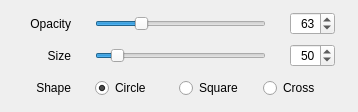
            <widget class="QProfile" name="tabBrushing">
             <property name="toolTip">
              <string>Brushing</string>
             </property>
             <attribute name="title">
              <string>Brushing</string>
             </attribute>
             <layout class="QVBoxLayout" name="verticalLayoutBrushing">
              <property name="spacing">
               <number>9</number>
              </property>
              <property name="topMargin">
               <number>12</number>
              </property>
              <property name="bottomMargin">
               <number>12</number>
              </property>
              <item>
               <widget class="QWidget" name="widgetBrushingOpacity" native="true">
                <property name="minimumSize">
                 <size>
                  <width>0</width>
                  <height>0</height>
                 </size>
                </property>
                <property name="maximumSize">
                 <size>
                  <width>16777215</width>
                  <height>32</height>
                 </size>
                </property>
                <layout class="QGridLayout" name="gridLayoutBrushingOpacity">
                 <property name="leftMargin">
                  <number>0</number>
                 </property>
                 <property name="topMargin">
                  <number>0</number>
                 </property>
                 <property name="rightMargin">
                  <number>12</number>
                 </property>
                 <property name="bottomMargin">
                  <number>0</number>
                 </property>
                 <property name="horizontalSpacing">
                  <number>24</number>
                 </property>
                 <property name="verticalSpacing">
                  <number>0</number>
                 </property>
                 <item row="0" column="0">
                  <widget class="QLabel" name="labelOpacity">
                   <property name="minimumSize">
                    <size>
                     <width>60</width>
                     <height>0</height>
                    </size>
                   </property>
                   <property name="maximumSize">
                    <size>
                     <width>60</width>
                     <height>16777215</height>
                    </size>
                   </property>
                   <property name="text">
                    <string>Opacity</string>
                   </property>
                   <property name="alignment">
                    <set>Qt::AlignRight|Qt::AlignTrailing|Qt::AlignVCenter</set>
                   </property>
                  </widget>
                 </item>
                 <item row="0" column="1">
                  <widget class="QSlider" name="horizontalSliderOpacity">
                   <property name="maximum">
                    <number>255</number>
                   </property>
                   <property name="value">
                    <number>63</number>
                   </property>
                   <property name="orientation">
                    <enum>Qt::Horizontal</enum>
                   </property>
                  </widget>
                 </item>
                 <item row="0" column="2">
                  <widget class="QSpinBox" name="spinBoxOpacity">
                   <property name="minimumSize">
                    <size>
                     <width>45</width>
                     <height>0</height>
                    </size>
                   </property>
                   <property name="maximumSize">
                    <size>
                     <width>45</width>
                     <height>16777215</height>
                    </size>
                   </property>
                   <property name="alignment">
                    <set>Qt::AlignRight|Qt::AlignTrailing|Qt::AlignVCenter</set>
                   </property>
                   <property name="maximum">
                    <number>255</number>
                   </property>
                   <property name="singleStep">
                    <number>10</number>
                   </property>
                   <property name="value">
                    <number>63</number>
                   </property>
                  </widget>
                 </item>
                </layout>
               </widget>
              </item>
              <item>
               <widget class="QWidget" name="widgetBrushingSize" native="true">
                <property name="minimumSize">
                 <size>
                  <width>0</width>
                  <height>0</height>
                 </size>
                </property>
                <property name="maximumSize">
                 <size>
                  <width>16777215</width>
                  <height>32</height>
                 </size>
                </property>
                <layout class="QGridLayout" name="gridLayoutBrushingSize">
                 <property name="leftMargin">
                  <number>0</number>
                 </property>
                 <property name="topMargin">
                  <number>0</number>
                 </property>
                 <property name="rightMargin">
                  <number>12</number>
                 </property>
                 <property name="bottomMargin">
                  <number>0</number>
                 </property>
                 <property name="horizontalSpacing">
                  <number>24</number>
                 </property>
                 <property name="verticalSpacing">
                  <number>0</number>
                 </property>
                 <item row="0" column="0">
                  <widget class="QLabel" name="labelSize">
                   <property name="minimumSize">
                    <size>
                     <width>60</width>
                     <height>0</height>
                    </size>
                   </property>
                   <property name="maximumSize">
                    <size>
                     <width>60</width>
                     <height>16777215</height>
                    </size>
                   </property>
                   <property name="text">
                    <string>Size</string>
                   </property>
                   <property name="alignment">
                    <set>Qt::AlignRight|Qt::AlignTrailing|Qt::AlignVCenter</set>
                   </property>
                  </widget>
                 </item>
                 <item row="0" column="1">
                  <widget class="QSlider" name="horizontalSliderSize">
                   <property name="minimum">
                    <number>2</number>
                   </property>
                   <property name="maximum">
                    <number>500</number>
                   </property>
                   <property name="singleStep">
                    <number>1</number>
                   </property>
                   <property name="pageStep">
                    <number>25</number>
                   </property>
                   <property name="value">
                    <number>50</number>
                   </property>
                   <property name="orientation">
                    <enum>Qt::Horizontal</enum>
                   </property>
                  </widget>
                 </item>
                 <item row="0" column="2">
                  <widget class="QSpinBox" name="spinBoxSize">
                   <property name="minimumSize">
                    <size>
                     <width>45</width>
                     <height>0</height>
                    </size>
                   </property>
                   <property name="maximumSize">
                    <size>
                     <width>45</width>
                     <height>16777215</height>
                    </size>
                   </property>
                   <property name="alignment">
                    <set>Qt::AlignRight|Qt::AlignTrailing|Qt::AlignVCenter</set>
                   </property>
                   <property name="minimum">
                    <number>2</number>
                   </property>
                   <property name="maximum">
                    <number>500</number>
                   </property>
                   <property name="singleStep">
                    <number>25</number>
                   </property>
                   <property name="value">
                    <number>50</number>
                   </property>
                  </widget>
                 </item>
                </layout>
               </widget>
              </item>
              <item>
               <widget class="QWidget" name="widgetBrushingShape" native="true">
                <property name="minimumSize">
                 <size>
                  <width>0</width>
                  <height>0</height>
                 </size>
                </property>
                <property name="maximumSize">
                 <size>
                  <width>16777215</width>
                  <height>32</height>
                 </size>
                </property>
                <layout class="QGridLayout" name="gridLayoutBrushingShape">
                 <property name="horizontalSpacing">
                  <number>24</number>
                 </property>
                 <property name="verticalSpacing">
                  <number>0</number>
                 </property>
                 <property name="margin">
                  <number>0</number>
                 </property>
                 <item row="0" column="4">
                  <widget class="QRadioButton" name="radioButtonShapeSquare">
                   <property name="minimumSize">
                    <size>
                     <width>60</width>
                     <height>0</height>
                    </size>
                   </property>
                   <property name="maximumSize">
                    <size>
                     <width>60</width>
                     <height>16777215</height>
                    </size>
                   </property>
                   <property name="text">
                    <string>Square</string>
                   </property>
                  </widget>
                 </item>
                 <item row="0" column="0">
                  <widget class="QLabel" name="labelShape">
                   <property name="minimumSize">
                    <size>
                     <width>60</width>
                     <height>0</height>
                    </size>
                   </property>
                   <property name="maximumSize">
                    <size>
                     <width>60</width>
                     <height>16777215</height>
                    </size>
                   </property>
                   <property name="text">
                    <string>Shape</string>
                   </property>
                   <property name="alignment">
                    <set>Qt::AlignRight|Qt::AlignTrailing|Qt::AlignVCenter</set>
                   </property>
                  </widget>
                 </item>
                 <item row="0" column="5">
                  <widget class="QRadioButton" name="radioButtonShapeCross">
                   <property name="minimumSize">
                    <size>
                     <width>60</width>
                     <height>0</height>
                    </size>
                   </property>
                   <property name="maximumSize">
                    <size>
                     <width>60</width>
                     <height>16777215</height>
                    </size>
                   </property>
                   <property name="text">
                    <string>Cross</string>
                   </property>
                  </widget>
                 </item>
                 <item row="0" column="2">
                  <widget class="QRadioButton" name="radioButtonShapeCircle">
                   <property name="minimumSize">
                    <size>
                     <width>60</width>
                     <height>0</height>
                    </size>
                   </property>
                   <property name="maximumSize">
                    <size>
                     <width>60</width>
                     <height>16777215</height>
                    </size>
                   </property>
                   <property name="text">
                    <string>Circle</string>
                   </property>
                   <property name="checked">
                    <bool>true</bool>
                   </property>
                  </widget>
                 </item>
                 <item row="0" column="6">
                  <spacer name="horizontalSpacerShape">
                   <property name="orientation">
                    <enum>Qt::Horizontal</enum>
                   </property>
                   <property name="sizeHint" stdset="0">
                    <size>
                     <width>24</width>
                     <height>24</height>
                    </size>
                   </property>
                  </spacer>
                 </item>
                </layout>
               </widget>
              </item>
             </layout>
            </widget>
